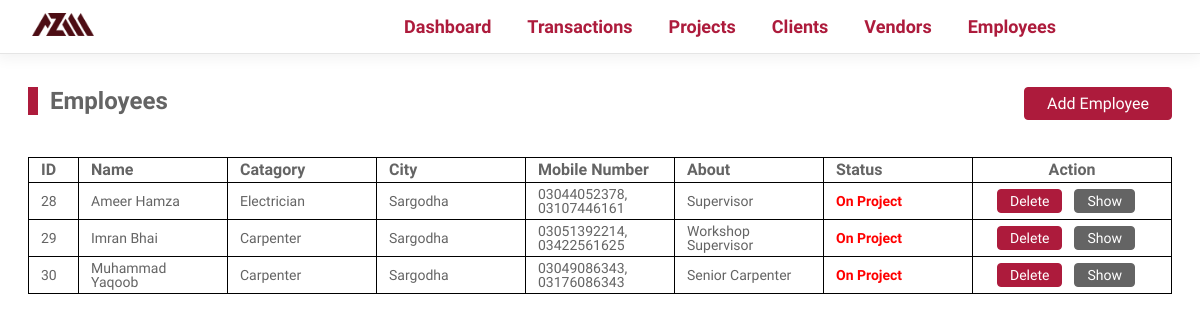
Page /employees on the earlier database version.
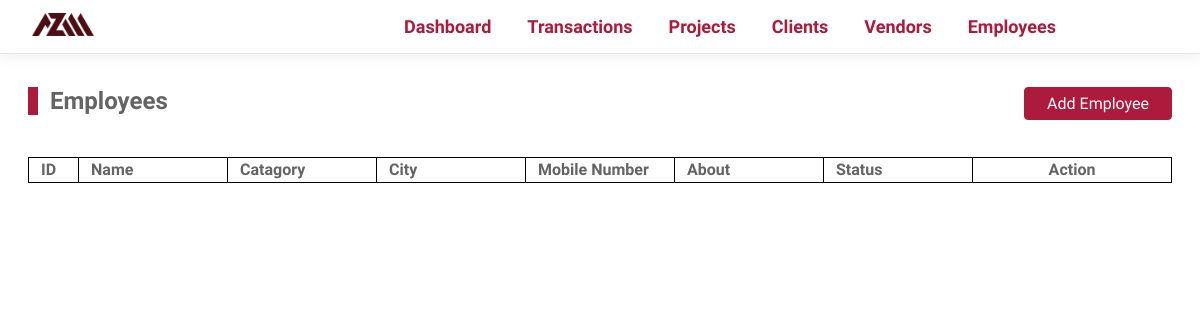
Same page on the later database version.
### tables this page shows
CREATE TABLE IF NOT EXISTS `employees` (
  `employee_id` int NOT NULL AUTO_INCREMENT,
  `employee_name` varchar(255) NOT NULL,
  `employee_category` int NOT NULL,
  `employee_cell_primary` varchar(255) NOT NULL,
  `employee_cell_secondary` varchar(255) NOT NULL,
  `employee_city` int DEFAULT NULL,
  `employee_about` varchar(255) NOT NULL,
  `bank_account` int DEFAULT NULL,
  `active` tinyint(1) NOT NULL DEFAULT '1',
  PRIMARY KEY (`employee_id`),
  KEY `FK_EMPLOYEES_EMPLOYEE_CATEGORIES` (`employee_category`),
  KEY `FL_EMPLOYEES_BANK_ACCOUNTS` (`bank_account`),
  KEY `EMPLOYEES_CITIES` (`employee_city`)
);

CREATE TABLE IF NOT EXISTS `employee_categories` (
  `employee_category_id` int NOT NULL AUTO_INCREMENT,
  `employee_category_name` varchar(255) NOT NULL,
  PRIMARY KEY (`employee_category_id`)
);

CREATE TABLE IF NOT EXISTS `cities` (
  `city_id` int NOT NULL AUTO_INCREMENT,
  `city_name` varchar(28) NOT NULL,
  `city_province` int NOT NULL,
  PRIMARY KEY (`city_id`),
  KEY `city_province` (`city_province`),
  KEY `city_province_2` (`city_province`)
);

### Core/helpers.php (called while the page is built, shortened)
<?php
function controller($dir, $controller){
    require __DIR__ . DIRECTORY_SEPARATOR . '..' . DIRECTORY_SEPARATOR . "Controllers"    .   DIRECTORY_SEPARATOR .   $dir    .   DIRECTORY_SEPARATOR .   $controller .   ".php";
}
function view($dir, $view, $args =   []){
    extract($args);
    require __DIR__ . DIRECTORY_SEPARATOR . '..' . DIRECTORY_SEPARATOR . "Views"    .   DIRECTORY_SEPARATOR .   $dir    .   DIRECTORY_SEPARATOR .   $view   .   ".view.php";
}
?>

### Controllers/Employees/index.php (called while the page is built, shortened)
<?php
$_employees  =   new Employees($config);
$employees  =   $_employees->all();
$args['employees']  =   $employees;
view("Employees", "index", $args);
?>

### Public/index.php (called while the page is built, shortened)
<?php
$config =   require("../config.php");
$uri    =   parse_url($_SERVER['REQUEST_URI'])['path'];
$method =   isset($_POST['__method'])?$_POST['__method']:$_SERVER['REQUEST_METHOD'];
require ('../core/helpers.php');
$router =   new Router();
$router->route($uri,$method);
?>

### config.php (called while the page is built)
<?php
return  [
    'database'  =>  [
        'host'      =>  'localhost',
        'dbname'    =>  'mmz',
        'user'      =>  'root',
        'passwod'    =>  'root'
    ]
]
?>

### Core/Database.php (called while the page is built, shortened)
<?php
class Database{
    protected $conn;
    protected function __construct($config){
        $dsn    =   'mysql:' .   http_build_query($config['database'],'',';');
        $this->conn =   new PDO($dsn);
        $this->conn->setAttribute(PDO::ATTR_DEFAULT_FETCH_MODE, PDO::FETCH_ASSOC);
    }
    protected function query($sql, $args){
        $stmt   =   $this->conn->prepare($sql);
        $stmt->execute($args);
        return $stmt;
    }
    protected function fetchAllOrAbort($query, $args =   []){
        try{
            $response   =   $this->query($query, $args);
            $result     =   $response->fetchAll();
            return $result;
        }catch(PDOException $e){
            $this->abort($e->getMessage());
        }
    }
}
?>

### Models/Employees.php (called while the page is built, shortened)
<?php
class Employees extends Database{
    public function all(){
        $query  =   "SELECT
        e.employee_id,
        e.employee_name,
        e.employee_cell_secondary,
        e.employee_cell_primary,
        e.employee_about,
        c.city_name,
        ba.bank_account_title,
        ba.bank_account_number,
        b.bank_name,
        ec.employee_category_name
        FROM employees e
        LEFT JOIN cities c                      ON          e.employee_city             =        c.city_id
        LEFT JOIN bank_accounts ba              ON          e.employee_id               =        ba.employee_id
        LEFT JOIN banks b                       ON          b.bank_id                   =        ba.bank_account_bank
        LEFT JOIN employee_categories ec        ON          e.employee_category         =        ec.employee_category_id
        WHERE
        e.active                                =           true
        ORDER BY e.employee_id
        ";
        $response   =   $this->fetchAllOrAbort($query);
        return  $response;
    }
}
?>

### Views/Employees/index.view.php (the view, shortened to what this page needs)
<body>
    <div class="main_content">
        <div class="content_head">
            <h2 class="title">Employees</h2>
            <div class="options">
                <a href="/add-employee">Add Employee</a>
            </div>
        </div>
        <div class="table employees_list">
            <div class="row headings">
                <div class="col">ID</div>
                <div class="col">Name</div>
                <div class="col">Catagory</div>
                <div class="col">City</div>
                <div class="col">Mobile Number</div>
                <div class="col">About</div>
                <div class="col">Status</div>
                <div class="col">Action</div>
            </div>
            <?php if (isset($employees) &&  !empty($employees)): ?>
                <?php foreach($employees as $employee):?>
                    <div class="row">
                        <?php extract($employee); ?>
                        <div class="col"><?php echo $employee_id ?></div>
                        <div class="col"><?php echo $employee_name ?></div>
                        <div class="col"><?php echo $employee_category_name ?></div>
                        <div class="col"><?php echo empty($city_name)?"N/A": $city_name ?></div>
                        <div class="col"><?php echo (empty($employee_cell_primary)?"N/A":$employee_cell_primary).(empty($employee_cell_secondary)?"":", ".$employee_cell_secondary); ?></div>
                        <div class="col"><?php echo empty($employee_about)?"N/A": $employee_about ?></div>
                        <div class="col negative">On Project</div>
                        <div class="col">
                            <a href="/delete-employee?id=<?php echo $employee_id?>" class="danger">Delete</a>
                            <a href="/employee?id=<?php echo $employee_id?>" class="secondary">Show</a>
                        </div>
                    </div>
                <?Php endforeach ?>
            <?php endif ?>
        </div>
    </div>
</body>
</html>

Differences in the rows shown:
removed employees: employee_id "28", employee_name "Ameer Hamza", employee_category.employee_category_name "Electrician", employee_city.city_name "Sargodha", employee_cell_primary "03044052378", employee_cell_secondary "03107446161", employee_about "Supervisor"
removed employees: employee_id "29", employee_name "Imran Bhai", employee_category.employee_category_name "Carpenter", employee_city.city_name "Sargodha", employee_cell_primary "03051392214", employee_cell_secondary "03422561625", employee_about "Workshop Supervisor"
removed employees: employee_id "30", employee_name "Muhammad Yaqoob", employee_category.employee_category_name "Carpenter", employee_city.city_name "Sargodha", employee_cell_primary "03049086343", employee_cell_secondary "03176086343", employee_about "Senior Carpenter"
